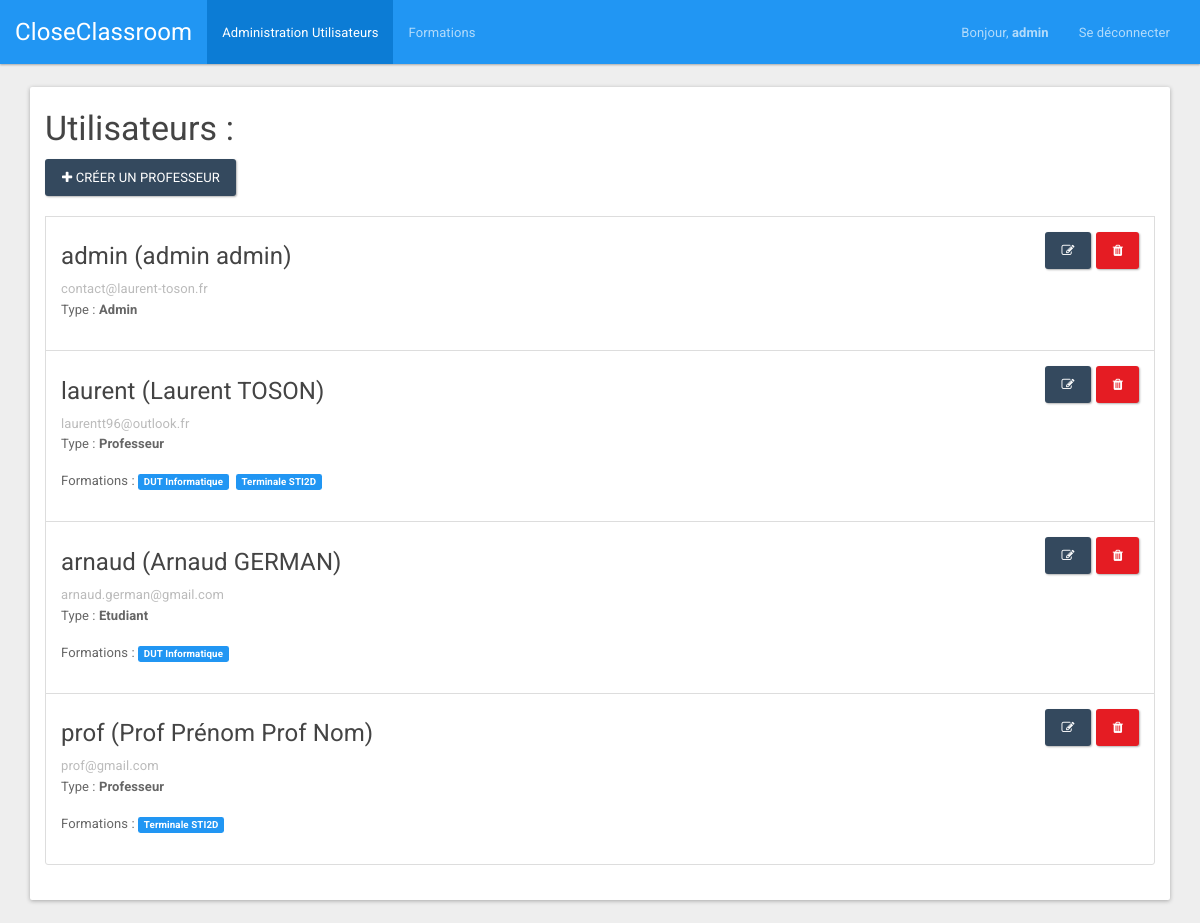
The app's page /index.php?page=user (signed in) with its own data.
### tables this page shows
CREATE TABLE IF NOT EXISTS `users` (
  `id` int(11) NOT NULL AUTO_INCREMENT,
  `type` varchar(32) NOT NULL,
  `login` varchar(32) NOT NULL,
  `password` varchar(32) NOT NULL,
  `email` varchar(32) NOT NULL,
  `name` varchar(32) NOT NULL,
  `first_name` varchar(32) NOT NULL,
  PRIMARY KEY (`id`),
  UNIQUE KEY `login` (`login`),
  UNIQUE KEY `email` (`email`)
);

CREATE TABLE IF NOT EXISTS `formations` (
  `id` int(11) NOT NULL AUTO_INCREMENT,
  `name` varchar(30) NOT NULL,
  `description` varchar(255) NOT NULL,
  PRIMARY KEY (`id`)
);

### bddManager/UserDAO.php (called while the page is built, shortened)
<?php
class UserDAO
{
    public function __construct()
    {
        $connect = new ConnectDAO();
    }
    public function getUsers()
    {
        try {
            $resultat = mysqli_query($_SESSION['bdd'], 'SELECT * FROM users');
            if (mysqli_num_rows($resultat) != '0') {
                $tab[0] = mysqli_fetch_assoc($resultat);
                if (mysqli_num_rows($resultat) > '0') {
                    for ($i = 1; $i < mysqli_num_rows($resultat); $i++) {
                        array_push($tab, mysqli_fetch_assoc($resultat));
                    }
                }
                return $tab;
            } else {
                return false;
            }
        }
        catch (Exception $e) {
            $_SESSION['error'] = 'Erreur requete BDD';
            $_SESSION['display_msg_error'] = true;
        }
    }
    public function getInfoUser($idUser)
    {
        try {
            $resultat = mysqli_query($_SESSION['bdd'], "SELECT id, login, email, password, type, name, first_name FROM users WHERE `id`= '" . $idUser . "'");
            if (mysqli_num_rows($resultat) != '0') {
                $tab[0] = mysqli_fetch_assoc($resultat);
                return $tab[0];
            } else {
                return;
            }
        }
        catch (Exception $e) {
            $_SESSION['error'] = 'Erreur requete BDD';
            $_SESSION['display_msg_error'] = true;
        }
    }
}

### bddManager/ConnectDAO.php (called while the page is built, shortened)
<?php
class ConnectDAO
{
    public function connect()
    {
        try {
            return $_SESSION['bdd'];
        } catch (Exception $e) {
            $_SESSION['error'] = 'Erreur BDD';
            $_SESSION['display_msg_error'] = true;
            return false;
        }
    }
}

### bddManager/FormationDAO.php (called while the page is built, shortened)
<?php
class FormationDAO
{
    public function __construct()
    {
        $connect = new ConnectDAO();
    }
    public function getFormationsByUser($idUser)
    {
        try {
            $resultat = mysqli_query($_SESSION['bdd'], "SELECT * FROM formations WHERE id IN (SELECT id_formation FROM assouserformation WHERE `id_user`= '" . $idUser . "')");
            if (mysqli_num_rows($resultat) != '0') {
                $tab[0] = mysqli_fetch_assoc($resultat);
                if (mysqli_num_rows($resultat) > '0') {
                    for ($i = 1; $i < mysqli_num_rows($resultat); $i++) {
                        array_push($tab, mysqli_fetch_assoc($resultat));
                    }
                }
                return $tab;
            } else {
                return false;
            }
        }
        catch (Exception $e) {
            $_SESSION['error'] = 'Erreur requete BDD';
            $_SESSION['display_msg_error'] = true;
        }
    }
}

### views/UserView.class.php (the view, shortened to what this page needs)
<?php
class UserView
{
	public function getViewTop()
	{
		return '
		<script>document.getElementById("tabUser").className = "active";</script>
		<div class="container">
			<div class="panel panel-default">
				<div class="panel-body" style="padding-top: 0px;">
					<h3>Utilisateurs :</h3>
					<div class="list-group">';
					}
					public function getViewBottom()
					{
						return '
					</div>
				</div>
			</div>
		</div>
		';
	}
	public function getView($mesUtilisateurs)
	{
		$view = ''.$this->getViewTop().$this->getListe($mesUtilisateurs).$this->getViewBottom();
		return $view;
	}
	public function getListe($mesUtilisateurs)
	{
		$view = '<a style="margin-bottom: 20px;" href="index.php?page=createUser" class="btn btn-info"><span class="fa fa-plus"></span> Créer un professeur</a>';
		if (!$mesUtilisateurs) {
			$view = $view.'<div class="panel panel-info" style="margin-top: 20px;">
			<div class="panel-heading">
				<h3 class="panel-title">Aucun utilisateur</h3>
			</div>
			<div class="panel-body">
				Il n\'y a aucun utilisateur dans la base de données !</div>
			</div>';
		} else {
			foreach ($mesUtilisateurs as &$utilisateur) {
				$managerFormation = new FormationDAO();
				$formations = $managerFormation->getFormationsByUser($utilisateur['id']);
				$view = $view.'<div class="list-group-item">
				<form method="POST" action="index.php?page=deleteUser&idUser='.$utilisateur['id'].'" accept-charset="UTF-8" class="form-inline"><input name="_method" type="hidden" value="DELETE">
					<a style="float: right; margin-left: 5px;" data-toggle="modal" href="#deleteUsers'.$utilisateur['id'].'" role="button" class="btn btn-danger"><i class="fa fa-trash"></i></a>
					<div id="deleteUsers'.$utilisateur['id'].'" class="modal" style="display: none;">
						<div class="modal-dialog">
							<div class="modal-content">
								<div class="modal-header">
									<button type="button" class="close" data-dismiss="modal" aria-hidden="true">×</button>
									<h4 class="modal-title">Suppression d\'utilisateur</h4>
								</div>
								<div class="modal-body">
									<p>Voulez-vous vraiment supprimer l\'utilisateur <b>'.$utilisateur['login'].'</b> ? <br/>Cela supprimera les cours qui lui sont associés.</p>
								</div>
								<div class="modal-footer">
									<button class="btn" data-dismiss="modal" aria-hidden="true">Non</button>
									<input class="btn btn-primary" type="submit" value="Oui">
								</div>
							</div>
						</div>
					</div>
				</form>
				<a style="float: right;" href="index.php?page=updateUser&idUser='.$utilisateur['id'].'" role="button" class="btn btn-info"><i class="fa fa-edit"></i></a>
				<h4>'.$utilisateur['login'].' ('.utf8_encode($utilisateur['first_name']).' '.utf8_encode($utilisateur['name']).')</h4>
				<p class="list-group-item-text">'.$utilisateur['email'].'</p>
				<p>Type : <b>'.$utilisateur['type'].'</b></p>';
				if ($formations != null){
					$view = $view.'<p>Formations : ';
					foreach ($formations as &$formation) {
						$view = $view.'<span class="label label-primary">'.$formation['name'].'</span>&nbsp;&nbsp;';
					}
				}
				$view = $view.'</p>
			</div>';
		}
	}
	return $view;
}
}

### index.php (shortened to what this page needs)
<?php
    include 'controllers/MainController.class.php';
    ?>
    <!DOCTYPE html>
    <html lang="fr">
    <head>
    	<link href="style/css/bootstrapM.css" type="text/css" rel="stylesheet" media="all"  />
    	<link href="style/font-awesome-4.5.0/css/font-awesome.css" rel="stylesheet" />
        <link href="style/css/bootstrap3-wysihtml5.min.css" type="text/css" rel="stylesheet" />
    </head>
    <body>
    	<?php
    	$controller = new MainController();
    	?>
    </body>
    </html>

### controllers/MainController.class.php (shortened to what this page needs)
<?php
include 'views/NavBarView.class.php';
include 'views/UserView.class.php';
include 'bddManager/ConnectDAO.php';
include 'bddManager/UserDAO.php';
include 'bddManager/FormationDAO.php';
class MainController
{
	public function __construct()
	{
		$this->navBar();
		if ($this->isLogged()) {
			if (isset($_GET['page'])) {
				switch ($_GET['page']) {
					case 'user':
					$this->user();
					break;
				}
			} else {
				$this->profile();
			}
		} elseif ((isset($_GET['page'])) && ($_GET['page'] == 'register')) {
			$this->register();
		} else {
			$this->login();
		}
	}
	public function navBar()
	{
		$navBarView = new navBarView();
		if ($this->isLogged()) {
			$infosUser = new UserDAO();
			$infos = $infosUser->getInfoUser($_SESSION['idUser']);
			echo $navBarView->getViewLogged($infos['first_name'], $infos['type']);
		} else {
			echo $navBarView->getViewLogout();
		}
	}
	public function isLogged()
	{
		if (isset($_SESSION['isLogged']) and $_SESSION['isLogged'] == true) {
			return true;
		} else {
			return false;
		}
	}
	public function user()
	{
		$infosUser = new UserDAO();
		$infos = $infosUser->getInfoUser($_SESSION['idUser']);
		if ($infos['type'] == 'Admin') {
			$userView = new UserView();
			$managerUser = new UserDAO();
			$mesUtilisateurs = $managerUser->getUsers();
			echo $userView->getView($mesUtilisateurs);
		} else {
			$_SESSION['error'] = 'Vous n\'avez pas les droits requis pour accéder à cette page';
			$_SESSION['display_msg_error'] = true;
			$this->profile();
		}
	}
}

### views/NavBarView.class.php (shortened to what this page needs)
<?php
class navBarView
{
	public function getViewLogged($firstNameUser, $typeUser)
	{
		if ($typeUser == 'Admin') {
			$view = '<nav class="navbar navbar-inverse">
			<div class="container-fluid">
				<div class="navbar-header">
					<button type="button" class="navbar-toggle collapsed" data-toggle="collapse" data-target="#bs-example-navbar-collapse-2">
						<span class="sr-only">Toggle navigation</span>
						<span class="icon-bar"></span>
						<span class="icon-bar"></span>
						<span class="icon-bar"></span>
					</button>
					<a class="navbar-brand" href="index.php">CloseClassroom</a>
				</div>
				<div class="collapse navbar-collapse" id="bs-example-navbar-collapse-2">
					<ul class="nav navbar-nav">
						<li id="tabUser"><a href="index.php?page=user">Administration Utilisateurs</a></li>
						<li id="tabFormation"><a href="index.php?page=formation">Formations</a></li>
					</ul>
					<ul class="nav navbar-nav navbar-right">
						<li><a href="index.php" style="font-size: 13px;"> Bonjour, <strong>'.utf8_encode($firstNameUser).'</strong> </a>
							<li><a href="index.php?page=logout">Se déconnecter</a></li>
						</ul>
					</div>
				</div>
			</nav>';
		}
		return $view;
	}
}

### records on screen
users: first_name "admin", login "admin", name "admin", email "contact@laurent-toson.fr", type "Admin"
users: login "laurent", first_name "Laurent", name "TOSON", email "laurentt96@outlook.fr", type "Professeur"
formations: name "DUT Informatique DUT Informatique"
formations: name "Terminale STI2D Terminale STI2D"
users: login "arnaud", first_name "Arnaud", name "GERMAN", email "arnaud.german@gmail.com", type "Etudiant"
users: login "prof", first_name "Prof Prénom", name "Prof Nom", email "prof@gmail.com", type "Professeur"
